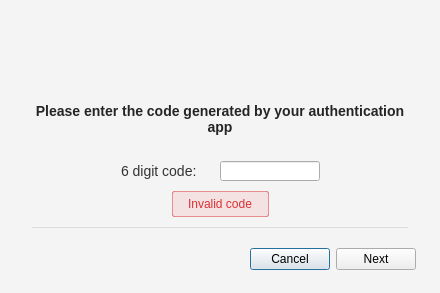
<?xml version="1.0" encoding="UTF-8"?>
<ui version="4.0">
 <class>Login2FA</class>
 <widget class="QDialog" name="Login2FA">
  <property name="geometry">
   <rect>
    <x>0</x>
    <y>0</y>
    <width>440</width>
    <height>293</height>
   </rect>
  </property>
  <property name="minimumSize">
   <size>
    <width>440</width>
    <height>293</height>
   </size>
  </property>
  <property name="maximumSize">
   <size>
    <width>440</width>
    <height>293</height>
   </size>
  </property>
  <property name="windowTitle">
   <string>Login Verification</string>
  </property>
  <property name="styleSheet">
   <string notr="true">#Login2FA
{
	background-color:  #F4F4F4;
}

#bShield
{
 border: none;
}

#wSeparator
{
background-color:  rgba(0, 0, 0, 10%);
}

#lError
{
	border: 1px solid rgba(218,49,53,0.5);
	border-radius: 2px;
	background-color: rgba(240,55,58,0.1);
    padding: 6px 12px 6px 12px;
    font-family: &quot;Source Sans Pro&quot;;
    font-size: 12px;
    color:  #DA3135;
}

#lDesc
{
	color: rgba(0,0,0,0.85);
	font-family: &quot;Source Sans Pro&quot;;
	font-size: 14px;
    font-weight: 500;
}

#lCode
{
	color: #333333;
	font-family: &quot;Source Sans Pro&quot;;
	font-size: 14px;
}</string>
  </property>
  <layout class="QVBoxLayout" name="verticalLayout_2">
   <property name="spacing">
    <number>0</number>
   </property>
   <property name="leftMargin">
    <number>0</number>
   </property>
   <property name="topMargin">
    <number>15</number>
   </property>
   <property name="rightMargin">
    <number>0</number>
   </property>
   <property name="bottomMargin">
    <number>0</number>
   </property>
   <item>
    <widget class="QWidget" name="wHeader" native="true">
     <property name="styleSheet">
      <string notr="true">background: transparent;</string>
     </property>
     <layout class="QHBoxLayout" name="horizontalLayout">
      <property name="leftMargin">
       <number>0</number>
      </property>
      <property name="topMargin">
       <number>0</number>
      </property>
      <property name="rightMargin">
       <number>0</number>
      </property>
      <property name="bottomMargin">
       <number>0</number>
      </property>
      <item>
       <spacer name="horizontalSpacer_2">
        <property name="orientation">
         <enum>Qt::Horizontal</enum>
        </property>
        <property name="sizeHint" stdset="0">
         <size>
          <width>179</width>
          <height>20</height>
         </size>
        </property>
       </spacer>
      </item>
      <item>
       <widget class="QPushButton" name="bShield">
        <property name="minimumSize">
         <size>
          <width>48</width>
          <height>48</height>
         </size>
        </property>
        <property name="maximumSize">
         <size>
          <width>48</width>
          <height>48</height>
         </size>
        </property>
        <property name="focusPolicy">
         <enum>Qt::NoFocus</enum>
        </property>
        <property name="text">
         <string/>
        </property>
        <property name="icon">
         <iconset>
          <normalon>:/images/shield.png</normalon>
         </iconset>
        </property>
        <property name="iconSize">
         <size>
          <width>48</width>
          <height>48</height>
         </size>
        </property>
       </widget>
      </item>
      <item>
       <spacer name="horizontalSpacer_3">
        <property name="orientation">
         <enum>Qt::Horizontal</enum>
        </property>
        <property name="sizeHint" stdset="0">
         <size>
          <width>179</width>
          <height>20</height>
         </size>
        </property>
       </spacer>
      </item>
     </layout>
    </widget>
   </item>
   <item>
    <widget class="QWidget" name="wDesc" native="true">
     <layout class="QHBoxLayout" name="horizontalLayout_3">
      <property name="spacing">
       <number>0</number>
      </property>
      <property name="leftMargin">
       <number>30</number>
      </property>
      <property name="topMargin">
       <number>0</number>
      </property>
      <property name="rightMargin">
       <number>30</number>
      </property>
      <property name="bottomMargin">
       <number>0</number>
      </property>
      <item>
       <widget class="QLabel" name="lDesc">
        <property name="text">
         <string>Please enter the code generated by your authentication app</string>
        </property>
        <property name="alignment">
         <set>Qt::AlignCenter</set>
        </property>
        <property name="wordWrap">
         <bool>true</bool>
        </property>
       </widget>
      </item>
     </layout>
    </widget>
   </item>
   <item>
    <widget class="QWidget" name="w2FACode" native="true">
     <layout class="QVBoxLayout" name="verticalLayout">
      <property name="spacing">
       <number>9</number>
      </property>
      <property name="leftMargin">
       <number>0</number>
      </property>
      <property name="topMargin">
       <number>4</number>
      </property>
      <property name="rightMargin">
       <number>0</number>
      </property>
      <property name="bottomMargin">
       <number>3</number>
      </property>
      <item>
       <widget class="QWidget" name="wCode" native="true">
        <property name="minimumSize">
         <size>
          <width>0</width>
          <height>22</height>
         </size>
        </property>
        <property name="maximumSize">
         <size>
          <width>16777215</width>
          <height>22</height>
         </size>
        </property>
        <layout class="QHBoxLayout" name="horizontalLayout_4">
         <property name="spacing">
          <number>23</number>
         </property>
         <property name="leftMargin">
          <number>0</number>
         </property>
         <property name="topMargin">
          <number>2</number>
         </property>
         <property name="rightMargin">
          <number>0</number>
         </property>
         <property name="bottomMargin">
          <number>0</number>
         </property>
         <item>
          <spacer name="horizontalSpacer_6">
           <property name="orientation">
            <enum>Qt::Horizontal</enum>
           </property>
           <property name="sizeHint" stdset="0">
            <size>
             <width>13</width>
             <height>20</height>
            </size>
           </property>
          </spacer>
         </item>
         <item>
          <widget class="QLabel" name="lCode">
           <property name="sizePolicy">
            <sizepolicy hsizetype="Fixed" vsizetype="Preferred">
             <horstretch>0</horstretch>
             <verstretch>0</verstretch>
            </sizepolicy>
           </property>
           <property name="minimumSize">
            <size>
             <width>0</width>
             <height>20</height>
            </size>
           </property>
           <property name="maximumSize">
            <size>
             <width>16777215</width>
             <height>20</height>
            </size>
           </property>
           <property name="text">
            <string>6 digit code:</string>
           </property>
           <property name="alignment">
            <set>Qt::AlignLeading|Qt::AlignLeft|Qt::AlignVCenter</set>
           </property>
          </widget>
         </item>
         <item>
          <widget class="QLineEdit" name="leCode">
           <property name="minimumSize">
            <size>
             <width>100</width>
             <height>20</height>
            </size>
           </property>
           <property name="maximumSize">
            <size>
             <width>100</width>
             <height>20</height>
            </size>
           </property>
          </widget>
         </item>
         <item>
          <spacer name="horizontalSpacer_7">
           <property name="orientation">
            <enum>Qt::Horizontal</enum>
           </property>
           <property name="sizeHint" stdset="0">
            <size>
             <width>13</width>
             <height>20</height>
            </size>
           </property>
          </spacer>
         </item>
        </layout>
       </widget>
      </item>
      <item>
       <widget class="QWidget" name="wError" native="true">
        <property name="minimumSize">
         <size>
          <width>0</width>
          <height>26</height>
         </size>
        </property>
        <property name="maximumSize">
         <size>
          <width>16777215</width>
          <height>26</height>
         </size>
        </property>
        <layout class="QHBoxLayout" name="horizontalLayout_5">
         <property name="spacing">
          <number>0</number>
         </property>
         <property name="leftMargin">
          <number>0</number>
         </property>
         <property name="topMargin">
          <number>0</number>
         </property>
         <property name="rightMargin">
          <number>0</number>
         </property>
         <property name="bottomMargin">
          <number>0</number>
         </property>
         <item>
          <spacer name="horizontalSpacer_4">
           <property name="orientation">
            <enum>Qt::Horizontal</enum>
           </property>
           <property name="sizeHint" stdset="0">
            <size>
             <width>158</width>
             <height>20</height>
            </size>
           </property>
          </spacer>
         </item>
         <item>
          <widget class="QLabel" name="lError">
           <property name="minimumSize">
            <size>
             <width>97</width>
             <height>26</height>
            </size>
           </property>
           <property name="maximumSize">
            <size>
             <width>16777215</width>
             <height>26</height>
            </size>
           </property>
           <property name="text">
            <string>Invalid code</string>
           </property>
          </widget>
         </item>
         <item>
          <spacer name="horizontalSpacer_5">
           <property name="orientation">
            <enum>Qt::Horizontal</enum>
           </property>
           <property name="sizeHint" stdset="0">
            <size>
             <width>158</width>
             <height>20</height>
            </size>
           </property>
          </spacer>
         </item>
        </layout>
       </widget>
      </item>
     </layout>
    </widget>
   </item>
   <item>
    <widget class="QWidget" name="wBottom" native="true">
     <property name="minimumSize">
      <size>
       <width>0</width>
       <height>10</height>
      </size>
     </property>
     <property name="maximumSize">
      <size>
       <width>16777215</width>
       <height>10</height>
      </size>
     </property>
     <layout class="QHBoxLayout" name="horizontalLayout_7">
      <property name="spacing">
       <number>0</number>
      </property>
      <property name="leftMargin">
       <number>0</number>
      </property>
      <property name="topMargin">
       <number>0</number>
      </property>
      <property name="rightMargin">
       <number>0</number>
      </property>
      <property name="bottomMargin">
       <number>0</number>
      </property>
      <item>
       <spacer name="horizontalSpacer_8">
        <property name="orientation">
         <enum>Qt::Horizontal</enum>
        </property>
        <property name="sizeHint" stdset="0">
         <size>
          <width>29</width>
          <height>1</height>
         </size>
        </property>
       </spacer>
      </item>
      <item>
       <widget class="QWidget" name="wSeparator" native="true">
        <property name="minimumSize">
         <size>
          <width>376</width>
          <height>1</height>
         </size>
        </property>
        <property name="maximumSize">
         <size>
          <width>376</width>
          <height>1</height>
         </size>
        </property>
       </widget>
      </item>
      <item>
       <spacer name="horizontalSpacer_9">
        <property name="orientation">
         <enum>Qt::Horizontal</enum>
        </property>
        <property name="sizeHint" stdset="0">
         <size>
          <width>0</width>
          <height>1</height>
         </size>
        </property>
       </spacer>
      </item>
     </layout>
    </widget>
   </item>
   <item>
    <widget class="QWidget" name="bLayout" native="true">
     <property name="minimumSize">
      <size>
       <width>0</width>
       <height>60</height>
      </size>
     </property>
     <property name="maximumSize">
      <size>
       <width>16777215</width>
       <height>60</height>
      </size>
     </property>
     <layout class="QHBoxLayout" name="horizontalLayout_2">
      <property name="spacing">
       <number>6</number>
      </property>
      <property name="leftMargin">
       <number>12</number>
      </property>
      <property name="topMargin">
       <number>10</number>
      </property>
      <property name="rightMargin">
       <number>24</number>
      </property>
      <property name="bottomMargin">
       <number>18</number>
      </property>
      <item>
       <spacer name="horizontalSpacer">
        <property name="orientation">
         <enum>Qt::Horizontal</enum>
        </property>
        <property name="sizeHint" stdset="0">
         <size>
          <width>40</width>
          <height>20</height>
         </size>
        </property>
       </spacer>
      </item>
      <item>
       <widget class="QPushButton" name="bCancel">
        <property name="minimumSize">
         <size>
          <width>0</width>
          <height>20</height>
         </size>
        </property>
        <property name="focusPolicy">
         <enum>Qt::StrongFocus</enum>
        </property>
        <property name="text">
         <string>Cancel</string>
        </property>
       </widget>
      </item>
      <item>
       <widget class="QPushButton" name="bNext">
        <property name="minimumSize">
         <size>
          <width>0</width>
          <height>20</height>
         </size>
        </property>
        <property name="focusPolicy">
         <enum>Qt::StrongFocus</enum>
        </property>
        <property name="text">
         <string>Next</string>
        </property>
       </widget>
      </item>
     </layout>
    </widget>
   </item>
  </layout>
 </widget>
 <tabstops>
  <tabstop>leCode</tabstop>
  <tabstop>bNext</tabstop>
  <tabstop>bCancel</tabstop>
  <tabstop>bShield</tabstop>
 </tabstops>
 <resources/>
 <connections/>
</ui>
